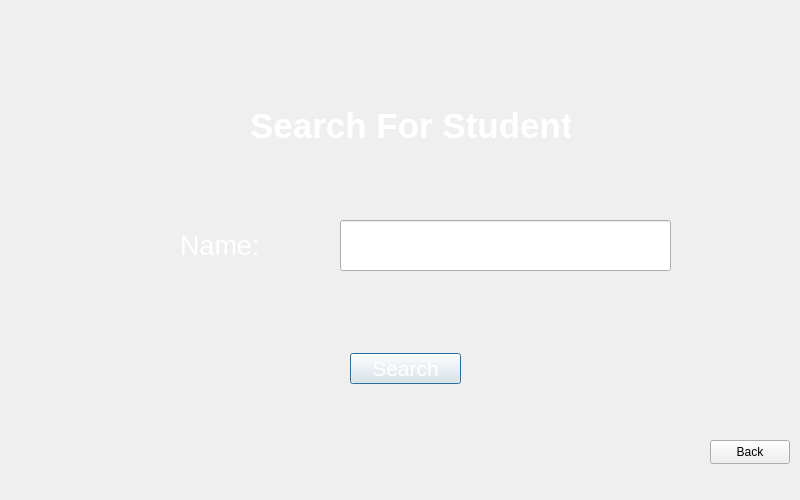
<?xml version="1.0" encoding="UTF-8"?>
<ui version="4.0">
 <class>searchstudent</class>
 <widget class="QDialog" name="searchstudent">
  <property name="geometry">
   <rect>
    <x>0</x>
    <y>0</y>
    <width>800</width>
    <height>500</height>
   </rect>
  </property>
  <property name="windowTitle">
   <string>FeedbackManagementSystem</string>
  </property>
  <property name="styleSheet">
   <string notr="true">background-image:url(:/images/search.jpg) ;</string>
  </property>
  <widget class="QLabel" name="label">
   <property name="geometry">
    <rect>
     <x>180</x>
     <y>220</y>
     <width>91</width>
     <height>51</height>
    </rect>
   </property>
   <property name="font">
    <font>
     <pointsize>20</pointsize>
     <bold>false</bold>
    </font>
   </property>
   <property name="styleSheet">
    <string notr="true">color: rgb(255, 255, 255);</string>
   </property>
   <property name="text">
    <string>Name:</string>
   </property>
  </widget>
  <widget class="QLineEdit" name="lineEdit">
   <property name="geometry">
    <rect>
     <x>340</x>
     <y>220</y>
     <width>331</width>
     <height>51</height>
    </rect>
   </property>
   <property name="styleSheet">
    <string notr="true">color: rgb(255, 255, 255);</string>
   </property>
  </widget>
  <widget class="QLabel" name="label_2">
   <property name="geometry">
    <rect>
     <x>250</x>
     <y>110</y>
     <width>321</width>
     <height>31</height>
    </rect>
   </property>
   <property name="font">
    <font>
     <pointsize>26</pointsize>
     <bold>true</bold>
    </font>
   </property>
   <property name="styleSheet">
    <string notr="true">color: rgb(255, 255, 255);
</string>
   </property>
   <property name="text">
    <string>Search For Student</string>
   </property>
  </widget>
  <widget class="QPushButton" name="pushButton">
   <property name="geometry">
    <rect>
     <x>350</x>
     <y>353</y>
     <width>111</width>
     <height>31</height>
    </rect>
   </property>
   <property name="font">
    <font>
     <pointsize>16</pointsize>
     <bold>false</bold>
    </font>
   </property>
   <property name="styleSheet">
    <string notr="true">color: rgb(255, 255, 255);
</string>
   </property>
   <property name="text">
    <string>Search</string>
   </property>
  </widget>
  <widget class="QPushButton" name="pushButton_2">
   <property name="geometry">
    <rect>
     <x>710</x>
     <y>440</y>
     <width>80</width>
     <height>24</height>
    </rect>
   </property>
   <property name="text">
    <string>Back</string>
   </property>
  </widget>
 </widget>
 <resources/>
 <connections/>
</ui>
